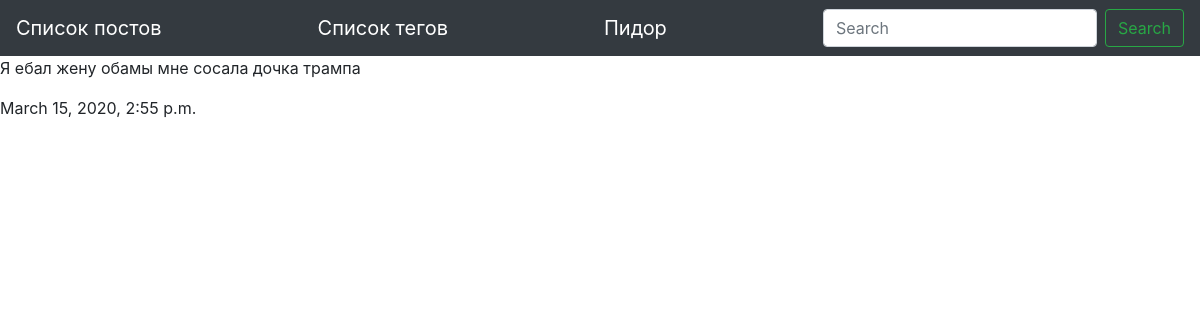
The app's page /blog/post/kekov-1584284116/ with its own data.
### blog/models.py (models this page shows, shortened)
class Post(models.Model):
	title = models.CharField(max_length=150, db_index=True)# db_index <-- индексация
	slug = models.SlugField(max_length=150, blank=True, unique=True)
	body = models.TextField(blank=True, db_index=True) # означает что поле может быть пустым
	tags = models.ManyToManyField('Tag', blank=True, related_name='posts') # пост может не иметь тегов, relatedname обозначает свойство кот имеет Tag (эквивалентно post_set())
	date_pub = models.DateTimeField(auto_now_add=True) # Время при добавлении
	class Meta:
		ordering =  ['-date_pub']# Порядок сортировки

### blog/views.py (the view)
# urls.py: path('post/<str:slug>/', PostDetail.as_view(), name='post_details_url'),
class PostDetail(ObjectDetailMixin, View):
	model = Post
	template = 'blog/post_details.html'

### blog/utils.py (called while the page is built)
	def get(self, request, slug):
		obj = get_object_or_404(self.model, slug__iexact=slug)
		context = {self.model.__name__.lower(): obj, 'admin_object' : obj, 'detail' : True} # берем имя класса и хуярим в нижний регистр
		return render(request, self.template, context)

### blog/templates/blog/post_details.html (shortened to what this page needs)
{% extends 'blog/base_blog.html' %}
{% block content %}
	<p>
	{{ post.body }}
	</p>
	<p>
	{{ post.date_pub }}
	</p>
{% endblock %}

### records on screen
Post: body "Я ебал жену обамы мне сосала дочка трампа", date_pub "March 15, 2020, 2:55 p.m."
